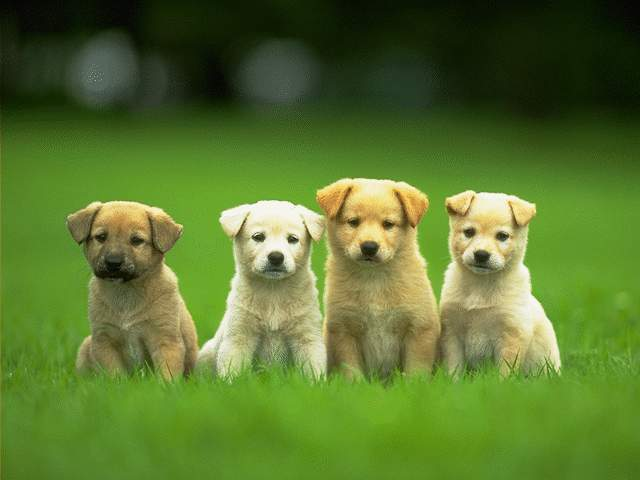
#> input picture week2/1.jpg, 640 x 480 px
$ jupyter execute --allow-errors 'Convolution & Applications.ipynb'
#> lines starting #> are read from the running program, lines starting #| are printed output that depends on the picture
[cell 1]
import cv2
import numpy as np

[cell 2]
img = cv2.imread('1.jpg')
#> img is the input picture: shape (480, 640, 3); mean B, G, R 47.3, 117.6, 89.9
cv2.imshow('1',img)
cv2.waitKey(0)
cv2.destroyAllWindows()

# 图像模糊： 均值滤波、中值滤波、高斯滤波

图片模糊可用于降低图像噪声；也可用于过滤掉尺寸和亮度较小的物体，使得较大的物体更易于检测

[cell 3]
# 在图片中添加 1%的椒盐噪声
row, column, channel = img.shape
#> row = 480; column = 640; channel = 3
noise_salt = np.random.rand(row, column, channel)
percent = 0.01
noise_salt = np.where(noise_salt < percent, 255, 0)

salt = img.astype("float") + noise_salt.astype("float")
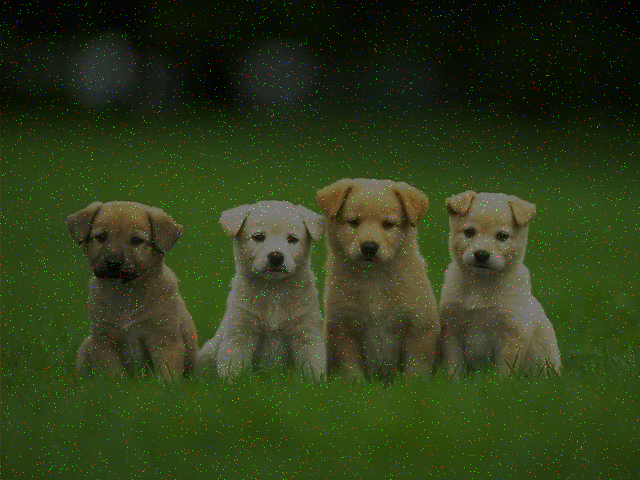
#> salt: shape (480, 640, 3) float64; mean B, G, R 49.8, 120.1, 92.5; drawn with min black and max white
salt = np.where(salt > 255, 255, salt)
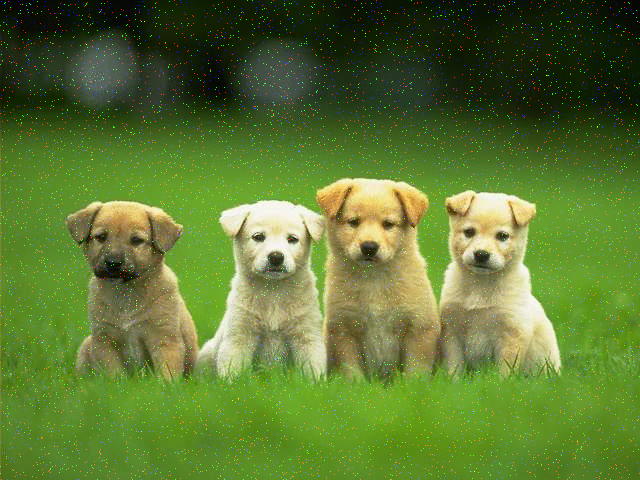
#> salt: shape (480, 640, 3) float64; mean B, G, R 49.3, 119, 91.5

salt = salt.astype("uint8")
cv2.imshow('img',img)
cv2.imshow('salt',salt)
cv2.waitKey(0)
cv2.destroyAllWindows()

[cell 4]
mean_blur = cv2.blur(salt, (3, 3))  # 均值滤波
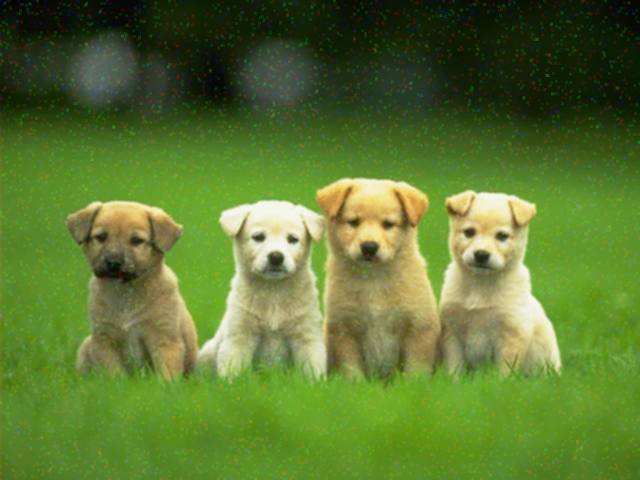
#> mean_blur: shape (480, 640, 3); mean B, G, R 49.3, 119, 91.5
median_blur = cv2.medianBlur(salt, 3)  # 中值滤波，中值滤波对椒盐噪声具有更好的去噪效果
cv2.imshow('salt',salt)
cv2.imshow('mean_blur',mean_blur)
cv2.imshow('median_blur',median_blur)
cv2.waitKey(0)
cv2.destroyAllWindows()

高斯滤波是一种线性平滑滤波，适用于消除高斯噪声

[cell 5]
# Gaussian Kernel Effect
g1_img = cv2.GaussianBlur(img, (7, 7), 5)
#> (the rest of this cell did not finish here and is left out)

[cell 6]
# 高斯卷积核
kernel = cv2.getGaussianKernel(7, 5)   # 7: size, 5: variance
print(kernel)

[cell 7]
# 二维高斯卷积的计算可分解成 x 方向和 y 方向的两次卷积运算，可以减小运算量
g2_img = cv2.sepFilter2D(img, -1, kernel, kernel)
cv2.imshow('g2_img', g2_img)
cv2.waitKey(0)
cv2.destroyAllWindows()

[cell 8]
# 在图片中添加高斯噪声
mu, sigma = 0, 20  # mu, sigma分布为高斯分布的均值和标准差
noise_img = img + np.random.randn(*img.shape) * sigma + mu  # mu, sigma分布为高斯分布的均值和方差
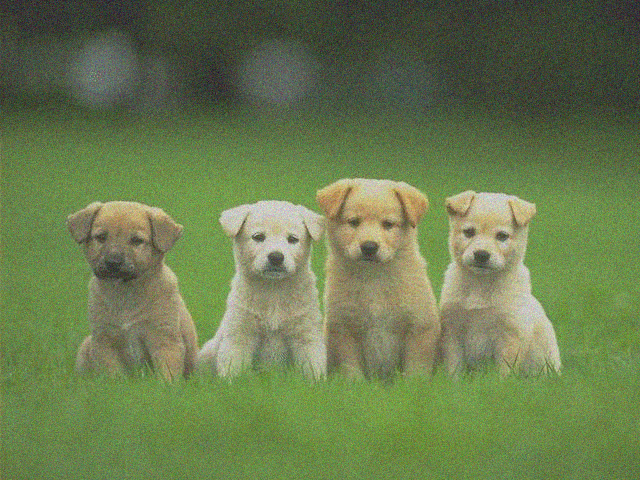
#> noise_img: shape (480, 640, 3) float64; mean B, G, R 47.3, 117.5, 89.9; drawn with min black and max white
noise_img[noise_img > 255] = 255
noise_img[noise_img < 0] = 0
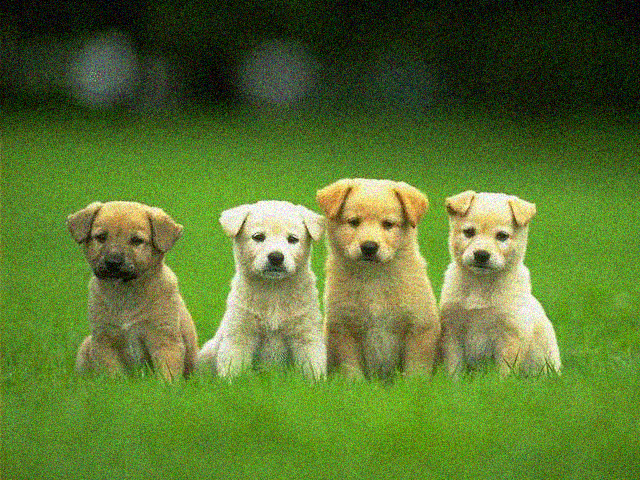
#> noise_img: shape (480, 640, 3) float64; mean B, G, R 48.6, 117.6, 90.3
noise_img = noise_img.astype("uint8")

cv2.imshow('img',img)
cv2.imshow('noise_img',noise_img)
cv2.waitKey(0)
cv2.destroyAllWindows()

[cell 9]
# 三种滤波方式对高斯噪声的效果
g1_img = cv2.GaussianBlur(noise_img, (3, 3), 2)
mean_blur = cv2.blur(noise_img, (3, 3))  # 均值滤波
median_blur = cv2.medianBlur(noise_img, 3)
cv2.imshow('noise_img',noise_img)
#> (the rest of this cell did not finish here and is left out)

# 图像梯度：边缘检测

常用的梯度算子有，通常用于边缘检测、图像增强

[cell 10]
# 2nd derivative: laplacian
kernel_lap = np.array([[0,1,0],[1,-4,1],[0,1,0]], np.float32)
print(kernel_lap)

[cell 11]
lap_img = cv2.filter2D(img, -1, kernel = kernel_lap)
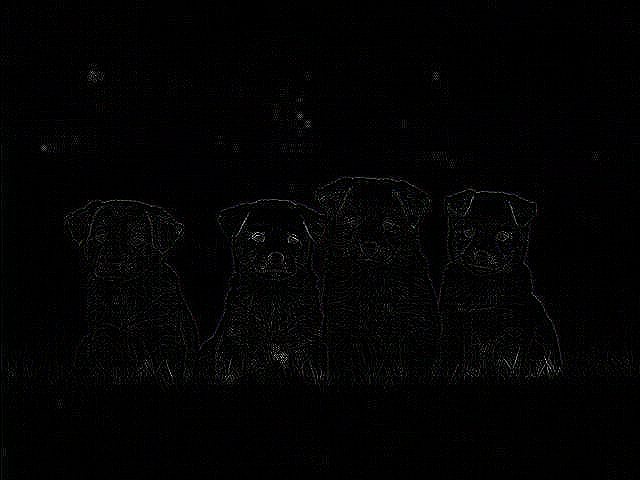
#> lap_img: shape (480, 640, 3); mean B, G, R 3, 2.9, 2.9
cv2.imshow('lap_img', lap_img)
cv2.waitKey(0)
cv2.destroyAllWindows()
